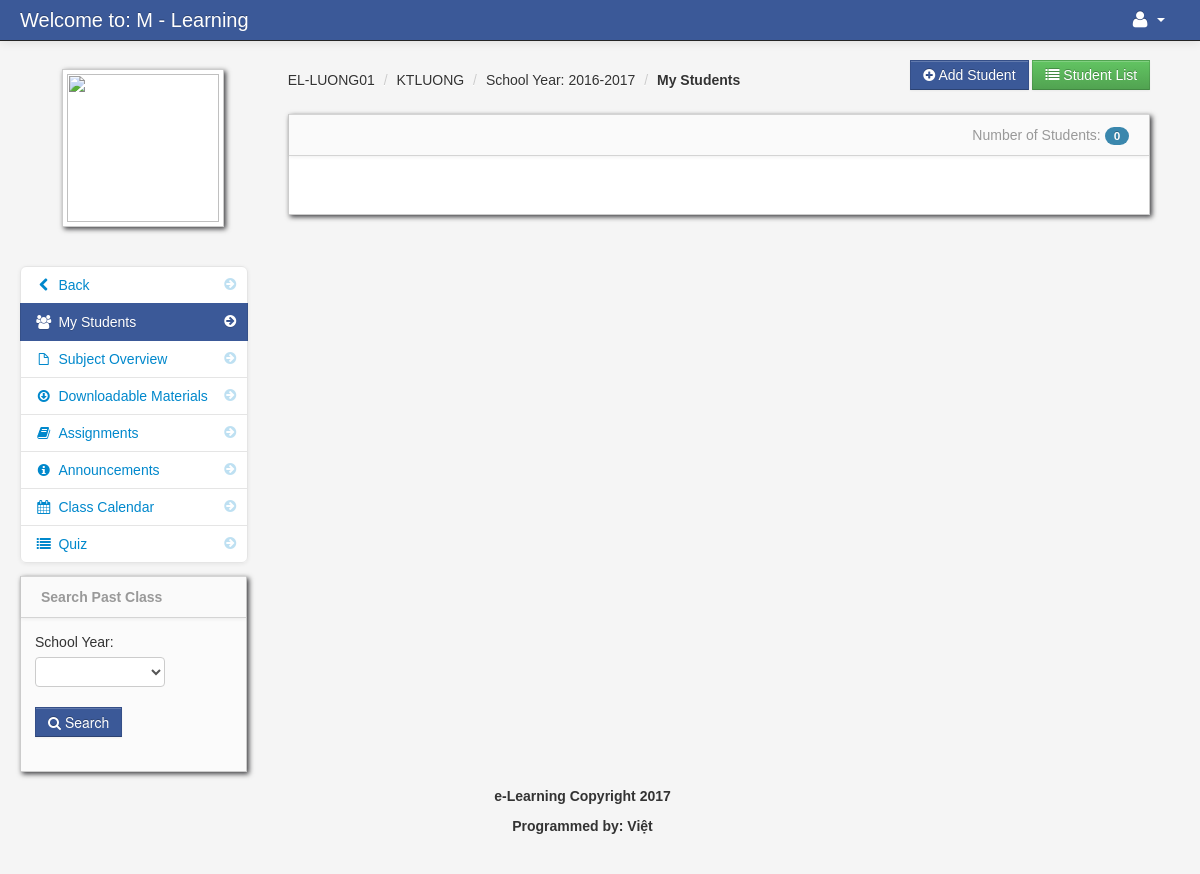
/my_students.php?id=186 (signed in), run on the app's committed database.
### tables this page shows
CREATE TABLE `teacher_class` (
  `teacher_class_id` int(11) NOT NULL AUTO_INCREMENT,
  `teacher_id` int(11) NOT NULL,
  `class_id` int(11) NOT NULL,
  `subject_id` int(11) NOT NULL,
  `thumbnails` varchar(100) NOT NULL,
  `school_year` varchar(100) NOT NULL,
  PRIMARY KEY (`teacher_class_id`)
);

CREATE TABLE `class` (
  `class_id` int(11) NOT NULL AUTO_INCREMENT,
  `class_name` varchar(100) NOT NULL,
  PRIMARY KEY (`class_id`)
);

CREATE TABLE `subject` (
  `subject_id` int(11) NOT NULL AUTO_INCREMENT,
  `subject_code` varchar(100) NOT NULL,
  `subject_title` varchar(100) NOT NULL,
  `category` varchar(100) NOT NULL,
  `description` longtext NOT NULL,
  `unit` int(11) NOT NULL,
  `Pre_req` varchar(100) NOT NULL,
  `semester` varchar(100) NOT NULL,
  PRIMARY KEY (`subject_id`)
);

### search_other_class.php (the view)
                <div class="block" id="search_class">
                    <div class="navbar navbar-inner block-header">
                        <div id="" class="muted pull-left"><strong>Search Past Class</strong></div>
                    </div>
                    <div class="block-content collapse in">
                        <div class="span12">
<form method="post" action="search_class.php">
		<div class="control-group">
			<label>School Year:</label>
                                  <div class="controls">
                                    <select name="school_year"  class="span8" required>
                                     	<option></option>
			<?php
			$query = mysql_query("select * from school_year order by school_year DESC");
			while($row = mysql_fetch_array($query)){
			?>
			<option><?php echo $row['school_year']; ?></option>
			<?php } ?>
                                    </select>
                                  </div>
                                </div>
			<div class="control-group">
                                  <div class="controls">
				<button name="search" class="btn btn-info"><i class="icon-search"></i> Search</button>
                                  </div>
                                </div>
                        </form>
</div>
                    </div>
                </div>

### my_students_breadcrums.php
<?php $class_query = mysql_query("select * from teacher_class
LEFT JOIN class ON class.class_id = teacher_class.class_id
LEFT JOIN subject ON subject.subject_id = teacher_class.subject_id
where teacher_class_id = '$get_id'")or die(mysql_error());
$class_row = mysql_fetch_array($class_query);
?>
<ul class="breadcrumb">
	<li><a href="#"><?php echo $class_row['class_name']; ?></a> <span class="divider">/</span></li>
	<li><a href="#"><?php echo $class_row['subject_code']; ?></a> <span class="divider">/</span></li>
	<li><a href="#">School Year: <?php echo $class_row['school_year']; ?></a> <span class="divider">/</span></li>
	<li><a href="#"><b>My Students</b></a></li>
</ul>

### admin/assets/styles.css (style rules this page uses)
body { padding-top: 60px; padding-bottom: 40px; background-color: #f5f5f5; }
.breadcrumb { margin: 0 0 0px; padding: 10px 0px; background-color: transparent; }
.block { background: url("../images/pixel-60fff.png") repeat scroll 0 0 rgba(0, 0, 0, 0) !important; border: 1px solid #ccc; background: white; margin: 1em 0em; border-top: none; -webkit-box-shadow: 2px 2px 5px rgba(0, 0, 6, 0.75); -moz-box-shadow: 2px 2px 5px rgba(0, 0, 6, 0.75); box-shadow: 2px 2px 5px rgba(0, 0, 6, 0.75); }
.block-content { margin: 1em; min-height: .25em; }
.block-header { margin-bottom: 0px; border-right: none; border-left: none; -webkit-border-radius: 0px; -moz-border-radius: 0px; border-radius: 0px; }
.block-header div { padding-top: 10px; }

### data on the page
teacher_class: class.class_name "EL-LUONG01", subject.subject_code "KTLUONG", school_year "2016-2017"

### other printed values
$count_my_student "0"
